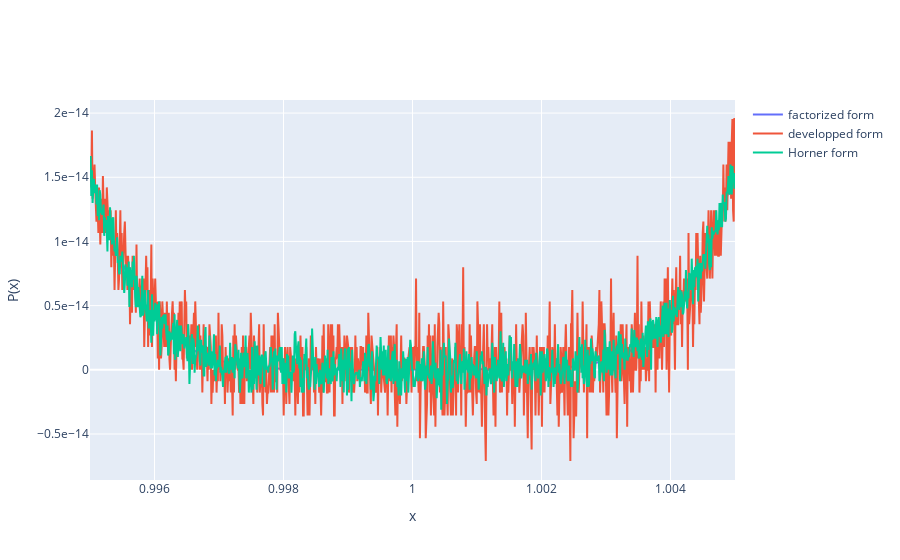

Notebook cell for this chart:
### Markdown cell above
Pour illustrer le comportement de cette évaluation dans le voisinage de 1, la cellule suivante permet de représenter les graphes de la fonction en utilisant les trois algorithmes pour évaluer la fonction.

### Code cell
import plotly.graph_objects as go
import numpy as np

xmin = 0.995
xmax = 1.005
x = np.linspace(xmin,xmax, 1000)

vmin = min(np.min(P1(x)), np.min(P2(x)), np.min(P3(x)))
vmax = max(np.max(P1(x)), np.max(P2(x)), np.max(P3(x)))

fig = go.Figure()
fig.add_trace(go.Scatter(x=x, y=P1(x), name='factorized form'))
fig.add_trace(go.Scatter(x=x, y=P2(x), name='developped form'))
fig.add_trace(go.Scatter(x=x, y=P3(x), name='Horner form'))
fig.update_yaxes(exponentformat='e', range=[1.1*vmin, 1.1*vmax])
fig.update_layout(xaxis_title="x", yaxis_title="P(x)")
fig.show()

### Figure 1 — Plotly figure (JSON) as saved in the notebook; plotly's stock layout.template omitted (floating-point values rounded to 4 significant figures; data arrays with more than 128 entries replaced by an {"elided": "..."} marker saying what was removed)
{"data": [{"name": "factorized form", "type": "scatter", "x": {"elided": "1000 float values"}, "y": {"elided": "1000 float values"}}, {"name": "developped form", "type": "scatter", "visible": true, "x": {"elided": "1000 float values"}, "y": {"elided": "1000 float values"}}, {"name": "Horner form", "type": "scatter", "visible": true, "x": {"elided": "1000 float values"}, "y": {"elided": "1000 float values"}}], "layout": {"autosize": true, "dragmode": "zoom", "xaxis": {"autorange": true, "range": [0.995, 1.005], "title": {"text": "x"}, "type": "linear"}, "yaxis": {"autorange": true, "exponentformat": "e", "range": [-8.586e-15, 2.102e-14], "title": {"text": "P(x)"}, "type": "linear"}}}
